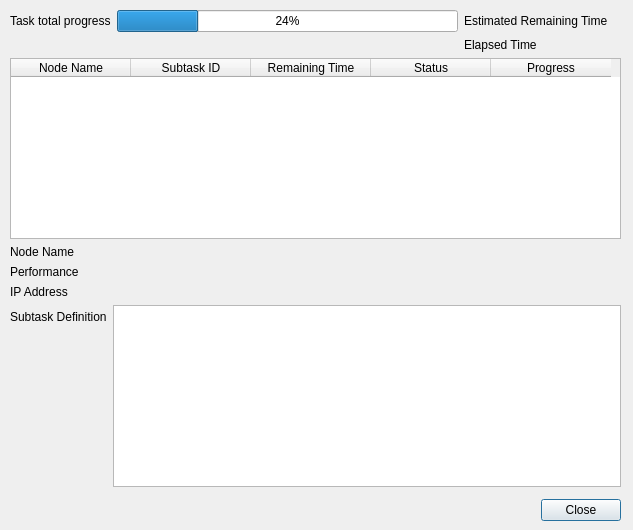
<?xml version="1.0" encoding="UTF-8"?>
<ui version="4.0">
 <class>TaskDetailsDialog</class>
 <widget class="QDialog" name="TaskDetailsDialog">
  <property name="windowModality">
   <enum>Qt::WindowModal</enum>
  </property>
  <property name="geometry">
   <rect>
    <x>0</x>
    <y>0</y>
    <width>633</width>
    <height>530</height>
   </rect>
  </property>
  <property name="windowTitle">
   <string>Dialog</string>
  </property>
  <widget class="QWidget" name="verticalLayoutWidget">
   <property name="geometry">
    <rect>
     <x>10</x>
     <y>10</y>
     <width>611</width>
     <height>511</height>
    </rect>
   </property>
   <layout class="QVBoxLayout" name="verticalLayout">
    <item>
     <layout class="QGridLayout" name="gridLayout">
      <item row="0" column="3">
       <widget class="QLabel" name="estimatedRemainingTimeLabel">
        <property name="text">
         <string/>
        </property>
       </widget>
      </item>
      <item row="0" column="2">
       <widget class="QLabel" name="label_2">
        <property name="text">
         <string>Estimated Remaining Time</string>
        </property>
       </widget>
      </item>
      <item row="0" column="1">
       <widget class="QProgressBar" name="totalTaskProgressBar">
        <property name="value">
         <number>24</number>
        </property>
       </widget>
      </item>
      <item row="0" column="0">
       <widget class="QLabel" name="label">
        <property name="text">
         <string>Task total progress</string>
        </property>
       </widget>
      </item>
      <item row="1" column="2">
       <widget class="QLabel" name="label_4">
        <property name="text">
         <string>Elapsed Time</string>
        </property>
       </widget>
      </item>
      <item row="1" column="3">
       <widget class="QLabel" name="elapsedTimeLabel">
        <property name="text">
         <string/>
        </property>
       </widget>
      </item>
     </layout>
    </item>
    <item>
     <widget class="QTableWidget" name="nodesTableWidget">
      <property name="sizePolicy">
       <sizepolicy hsizetype="Expanding" vsizetype="Expanding">
        <horstretch>0</horstretch>
        <verstretch>0</verstretch>
       </sizepolicy>
      </property>
      <property name="contextMenuPolicy">
       <enum>Qt::CustomContextMenu</enum>
      </property>
      <property name="layoutDirection">
       <enum>Qt::LeftToRight</enum>
      </property>
      <property name="autoFillBackground">
       <bool>true</bool>
      </property>
      <property name="frameShape">
       <enum>QFrame::StyledPanel</enum>
      </property>
      <property name="editTriggers">
       <set>QAbstractItemView::NoEditTriggers</set>
      </property>
      <property name="alternatingRowColors">
       <bool>false</bool>
      </property>
      <property name="selectionBehavior">
       <enum>QAbstractItemView::SelectRows</enum>
      </property>
      <property name="textElideMode">
       <enum>Qt::ElideRight</enum>
      </property>
      <property name="verticalScrollMode">
       <enum>QAbstractItemView::ScrollPerPixel</enum>
      </property>
      <property name="horizontalScrollMode">
       <enum>QAbstractItemView::ScrollPerPixel</enum>
      </property>
      <property name="gridStyle">
       <enum>Qt::DashLine</enum>
      </property>
      <property name="sortingEnabled">
       <bool>false</bool>
      </property>
      <property name="cornerButtonEnabled">
       <bool>true</bool>
      </property>
      <attribute name="horizontalHeaderVisible">
       <bool>true</bool>
      </attribute>
      <attribute name="horizontalHeaderCascadingSectionResizes">
       <bool>false</bool>
      </attribute>
      <attribute name="horizontalHeaderDefaultSectionSize">
       <number>120</number>
      </attribute>
      <attribute name="horizontalHeaderHighlightSections">
       <bool>false</bool>
      </attribute>
      <attribute name="verticalHeaderVisible">
       <bool>true</bool>
      </attribute>
      <attribute name="verticalHeaderDefaultSectionSize">
       <number>20</number>
      </attribute>
      <attribute name="verticalHeaderHighlightSections">
       <bool>false</bool>
      </attribute>
      <column>
       <property name="text">
        <string>Node Name</string>
       </property>
       <property name="toolTip">
        <string>Provider's name</string>
       </property>
      </column>
      <column>
       <property name="text">
        <string>Subtask ID</string>
       </property>
       <property name="toolTip">
        <string>Identificator of the subtask</string>
       </property>
      </column>
      <column>
       <property name="text">
        <string>Remaining Time</string>
       </property>
       <property name="toolTip">
        <string>How long estimately will it take to finish this subtask</string>
       </property>
      </column>
      <column>
       <property name="text">
        <string>Status</string>
       </property>
       <property name="toolTip">
        <string>Subtask's current status</string>
       </property>
      </column>
      <column>
       <property name="text">
        <string>Progress</string>
       </property>
       <property name="toolTip">
        <string>Subtask's computation progress</string>
       </property>
      </column>
     </widget>
    </item>
    <item>
     <layout class="QFormLayout" name="formLayout">
      <property name="topMargin">
       <number>0</number>
      </property>
      <item row="0" column="0">
       <widget class="QLabel" name="label_6">
        <property name="toolTip">
         <string>Computing node's name</string>
        </property>
        <property name="text">
         <string>Node Name</string>
        </property>
       </widget>
      </item>
      <item row="1" column="0">
       <widget class="QLabel" name="label_7">
        <property name="toolTip">
         <string>Computing node's estimated performance</string>
        </property>
        <property name="text">
         <string>Performance</string>
        </property>
       </widget>
      </item>
      <item row="1" column="1">
       <widget class="QLabel" name="performanceLabel">
        <property name="text">
         <string/>
        </property>
       </widget>
      </item>
      <item row="2" column="0">
       <widget class="QLabel" name="label_9">
        <property name="toolTip">
         <string>Computing node's address</string>
        </property>
        <property name="text">
         <string>IP Address</string>
        </property>
       </widget>
      </item>
      <item row="2" column="1">
       <widget class="QLabel" name="nodeIpAddressLabel">
        <property name="text">
         <string/>
        </property>
       </widget>
      </item>
      <item row="3" column="0">
       <widget class="QLabel" name="label_11">
        <property name="toolTip">
         <string>Subtask details</string>
        </property>
        <property name="text">
         <string>Subtask Definition</string>
        </property>
       </widget>
      </item>
      <item row="0" column="1">
       <widget class="QLabel" name="nodeNameLabel">
        <property name="text">
         <string/>
        </property>
       </widget>
      </item>
      <item row="3" column="1">
       <widget class="QPlainTextEdit" name="subtaskDefinitionTextEdit">
        <property name="acceptDrops">
         <bool>false</bool>
        </property>
        <property name="undoRedoEnabled">
         <bool>false</bool>
        </property>
        <property name="readOnly">
         <bool>true</bool>
        </property>
       </widget>
      </item>
     </layout>
    </item>
    <item>
     <layout class="QHBoxLayout" name="horizontalLayout">
      <property name="topMargin">
       <number>6</number>
      </property>
      <item>
       <spacer name="horizontalSpacer">
        <property name="orientation">
         <enum>Qt::Horizontal</enum>
        </property>
        <property name="sizeHint" stdset="0">
         <size>
          <width>40</width>
          <height>20</height>
         </size>
        </property>
       </spacer>
      </item>
      <item>
       <widget class="QPushButton" name="closeButton">
        <property name="text">
         <string>Close</string>
        </property>
       </widget>
      </item>
     </layout>
    </item>
   </layout>
  </widget>
 </widget>
 <resources/>
 <connections/>
</ui>
